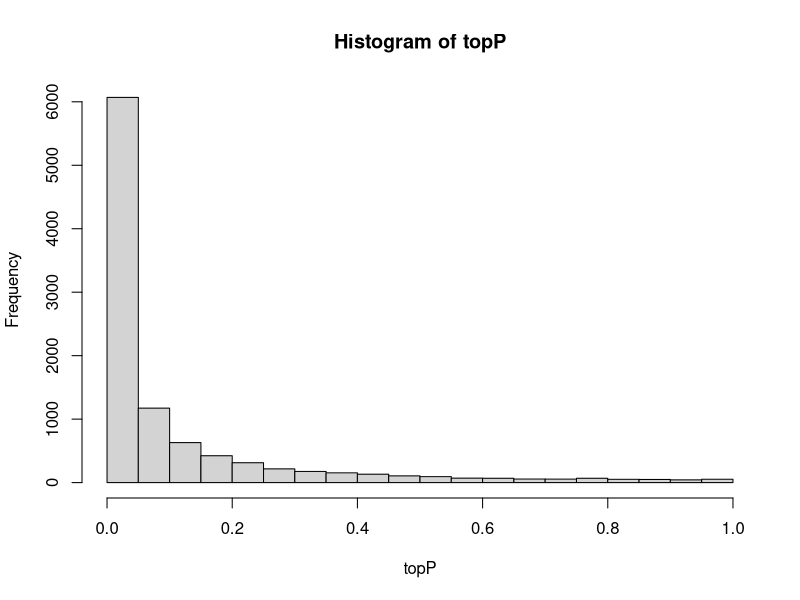
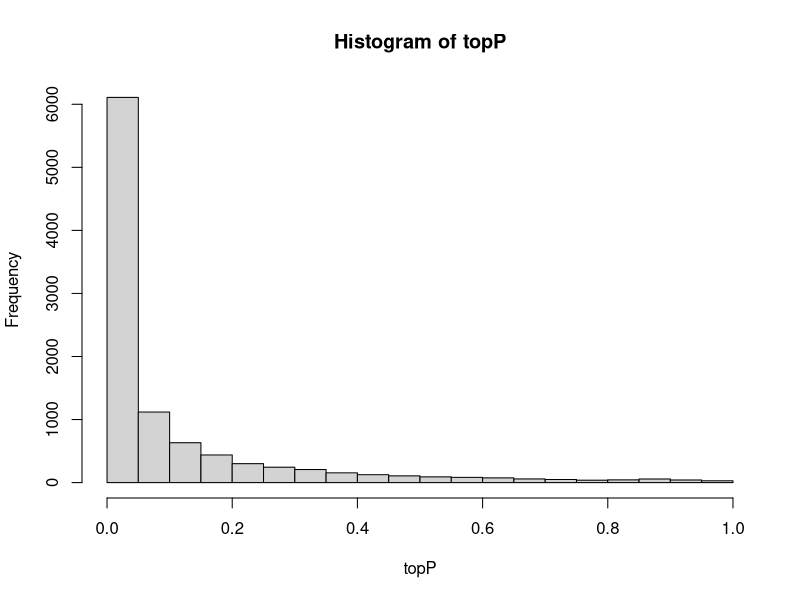
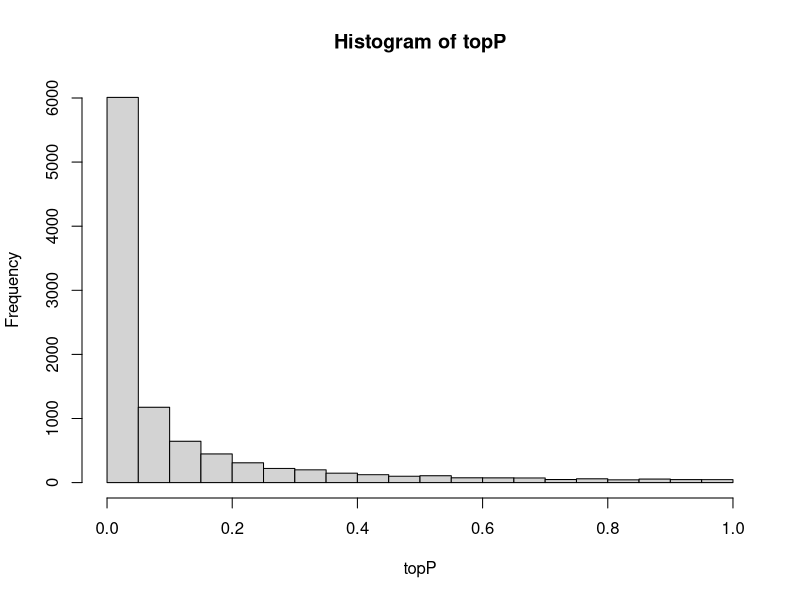
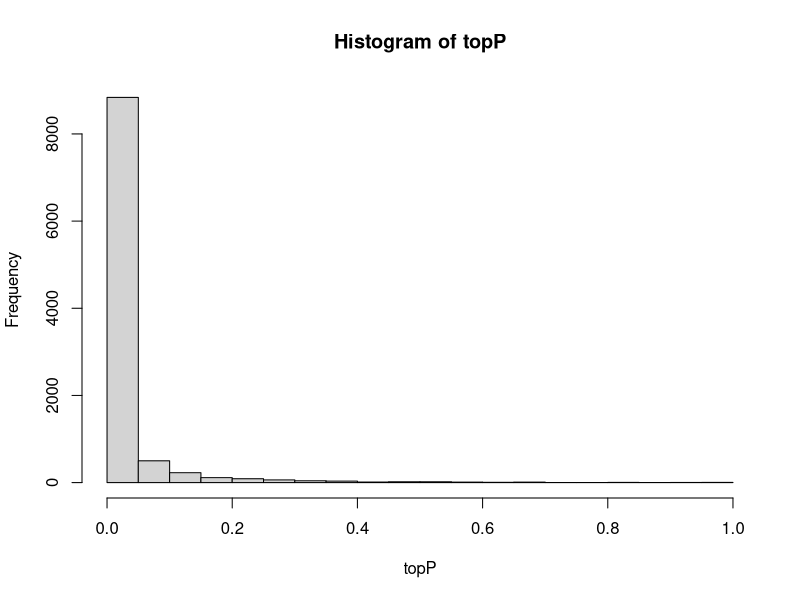
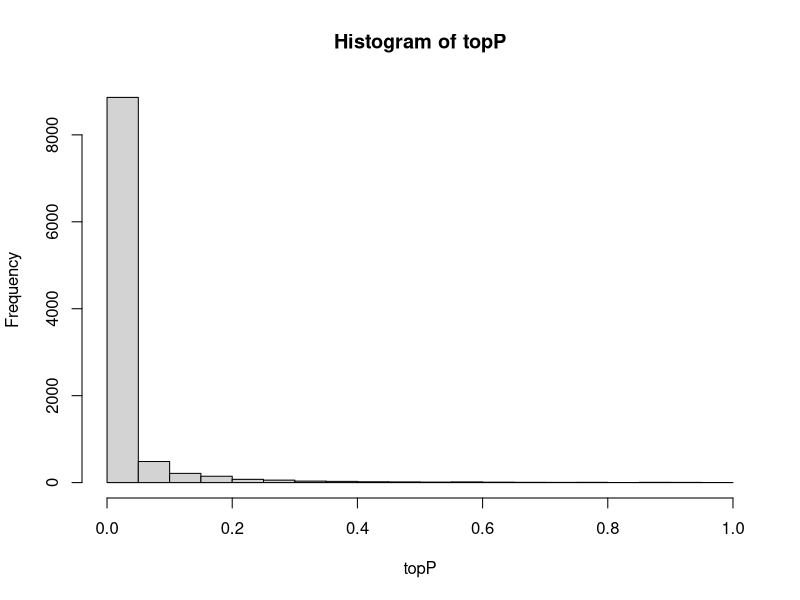
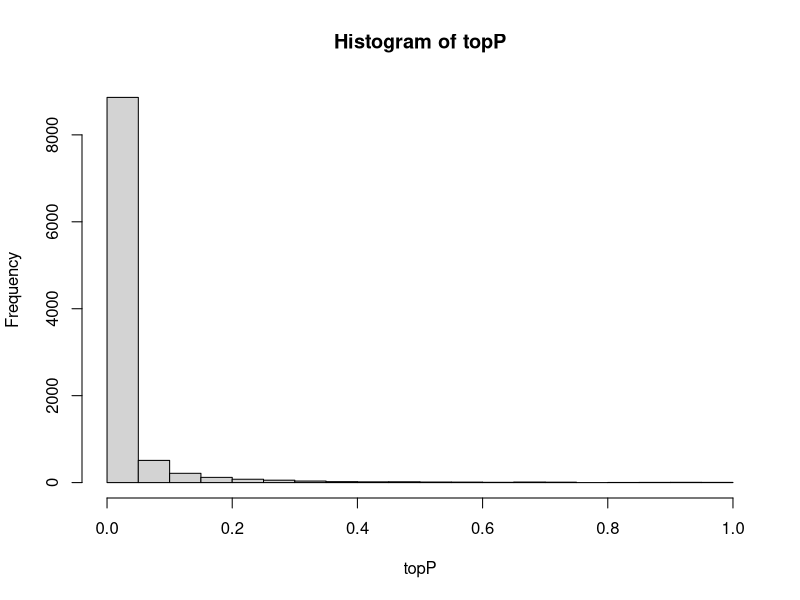
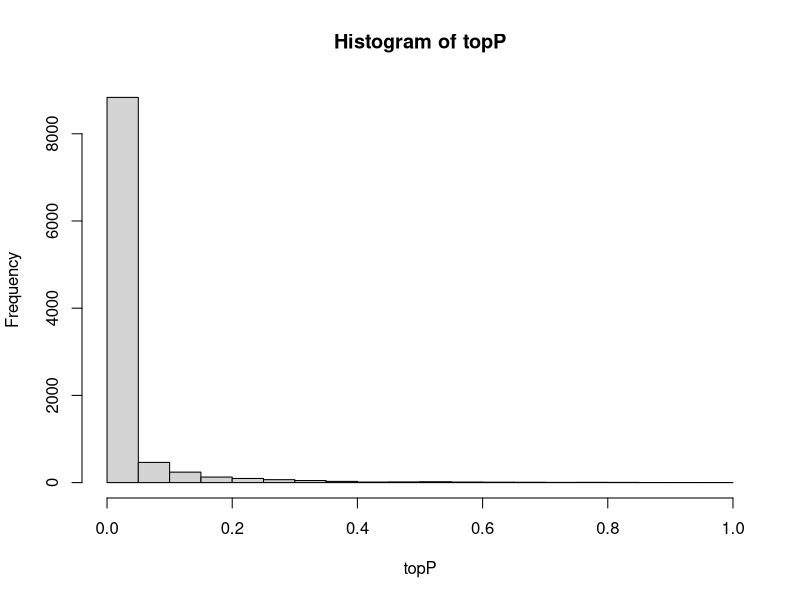
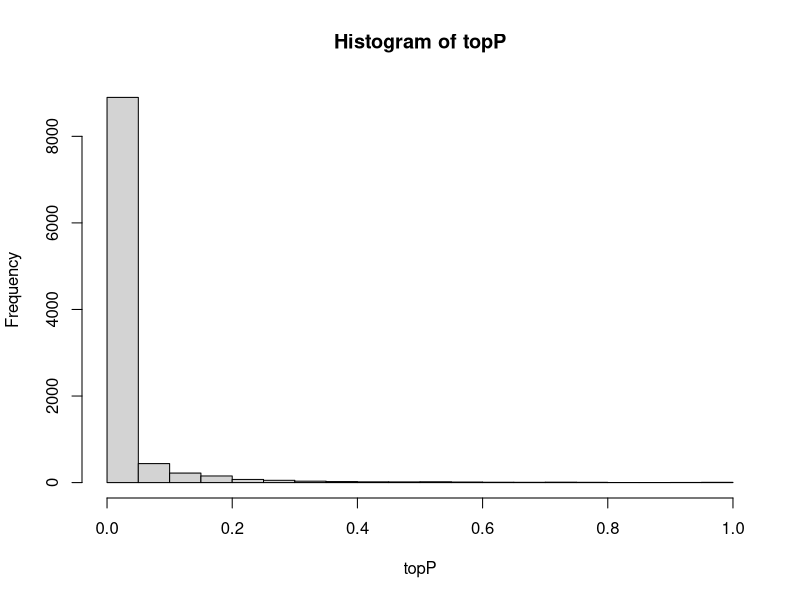

These charts were generated, in order, by the following R code:
simu=10000
N=c(100, 200, 500)
rsq=c(0.05, 0.1) #you can realized rsq with your own linear model
M=c(10, 20, 50)

PCIM=array(0, dim=c(length(N), length(rsq), length(M)))
for(i in 1:length(N)) {
  for(j in 1:length(rsq)) {
    for(k in 1:length(M)) {
      topP=pchisq(rchisq(simu, df = 1, ncp = N[i]*rsq[j]), 1, lower.tail = F)
      hist(topP)
      cb=length(combn(M[k],2))
      #proportion of correted identifed model
      PCIM[i,j,k]=length(which(topP< 0.05/cb))/simu
      print(paste(N[i], rsq[j], M[k], PCIM[i,j,k]))
    }
  }
}
barplot(PCIM[i,,], beside = T)
